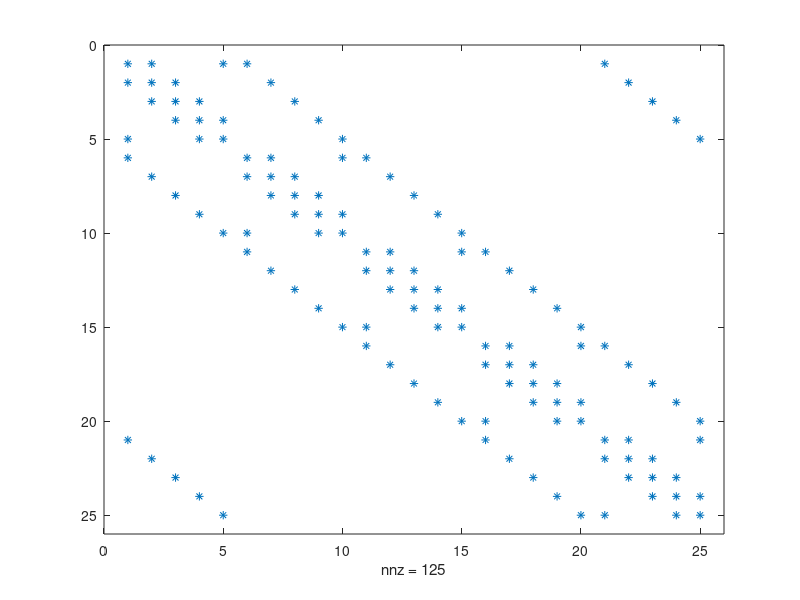

MATLAB code to generate this figure:
close all; clc;
m=5;
n=m*m;

e1=ones(n,1);
e0=zeros(n,1);

e2=e1;
e3=e0;
for j=1:m
    e2(m*j)=0;
    e3(1+(j-1)*m)=1;
end
e4=e3;
e5=e2;
for j=n:-1:2
    e5(j,1)=e5(j-1,1);
end
for j=n:-1:m
    e4(j,1)=e4(j-m+1,1);
end

A=spdiags([e1 e1 e3 e2 -4*e1 e5 e4 e1 e1],[-(n-m) -m -(m-1) -1 0 1 (m-1) m n-m],n,n);

det(A)
condest(A)
spy(A);